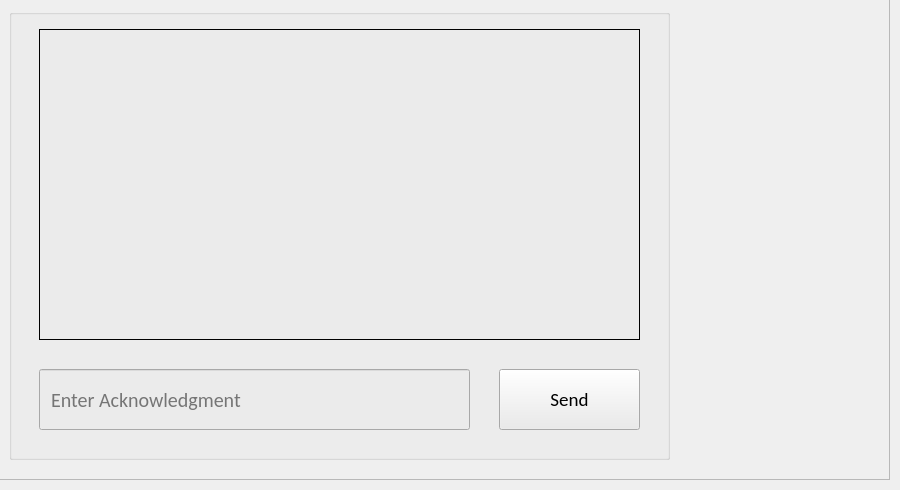
     <widget class="QWidget" name="terminal_tab">
      <attribute name="title">
       <string>TERMINAL</string>
      </attribute>
      <widget class="QFrame" name="terminal_frame">
       <property name="geometry">
        <rect>
         <x>-1</x>
         <y>-1</y>
         <width>891</width>
         <height>481</height>
        </rect>
       </property>
       <property name="frameShape">
        <enum>QFrame::Shape::StyledPanel</enum>
       </property>
       <property name="frameShadow">
        <enum>QFrame::Shadow::Raised</enum>
       </property>
       <widget class="QGroupBox" name="groupBox_12">
        <property name="geometry">
         <rect>
          <x>10</x>
          <y>10</y>
          <width>661</width>
          <height>451</height>
         </rect>
        </property>
        <property name="font">
         <font>
          <family>Calibri</family>
          <pointsize>14</pointsize>
         </font>
        </property>
        <property name="styleSheet">
         <string notr="true"/>
        </property>
        <property name="title">
         <string/>
        </property>
        <widget class="QTextEdit" name="ter_browser">
         <property name="geometry">
          <rect>
           <x>30</x>
           <y>20</y>
           <width>601</width>
           <height>311</height>
          </rect>
         </property>
         <property name="styleSheet">
          <string notr="true">background-color : rgb(235, 235, 235)</string>
         </property>
         <property name="frameShape">
          <enum>QFrame::Shape::Panel</enum>
         </property>
         <property name="frameShadow">
          <enum>QFrame::Shadow::Plain</enum>
         </property>
        </widget>
        <widget class="QLineEdit" name="ter_edit">
         <property name="geometry">
          <rect>
           <x>30</x>
           <y>360</y>
           <width>431</width>
           <height>61</height>
          </rect>
         </property>
         <property name="font">
          <font>
           <family>Calibri</family>
           <pointsize>15</pointsize>
          </font>
         </property>
         <property name="styleSheet">
          <string notr="true">background-color : rgb(235, 235, 235)</string>
         </property>
         <property name="text">
          <string/>
         </property>
         <property name="placeholderText">
          <string>  Enter Acknowledgment</string>
         </property>
        </widget>
        <widget class="QPushButton" name="ter_btn">
         <property name="geometry">
          <rect>
           <x>490</x>
           <y>360</y>
           <width>141</width>
           <height>61</height>
          </rect>
         </property>
         <property name="font">
          <font>
           <family>Calibri</family>
           <pointsize>14</pointsize>
          </font>
         </property>
         <property name="autoFillBackground">
          <bool>false</bool>
         </property>
         <property name="styleSheet">
          <string notr="true">background-color : rgb(235, 235, 235)</string>
         </property>
         <property name="text">
          <string>Send</string>
         </property>
         <property name="autoDefault">
          <bool>false</bool>
         </property>
        </widget>
       </widget>
      </widget>
     </widget>
